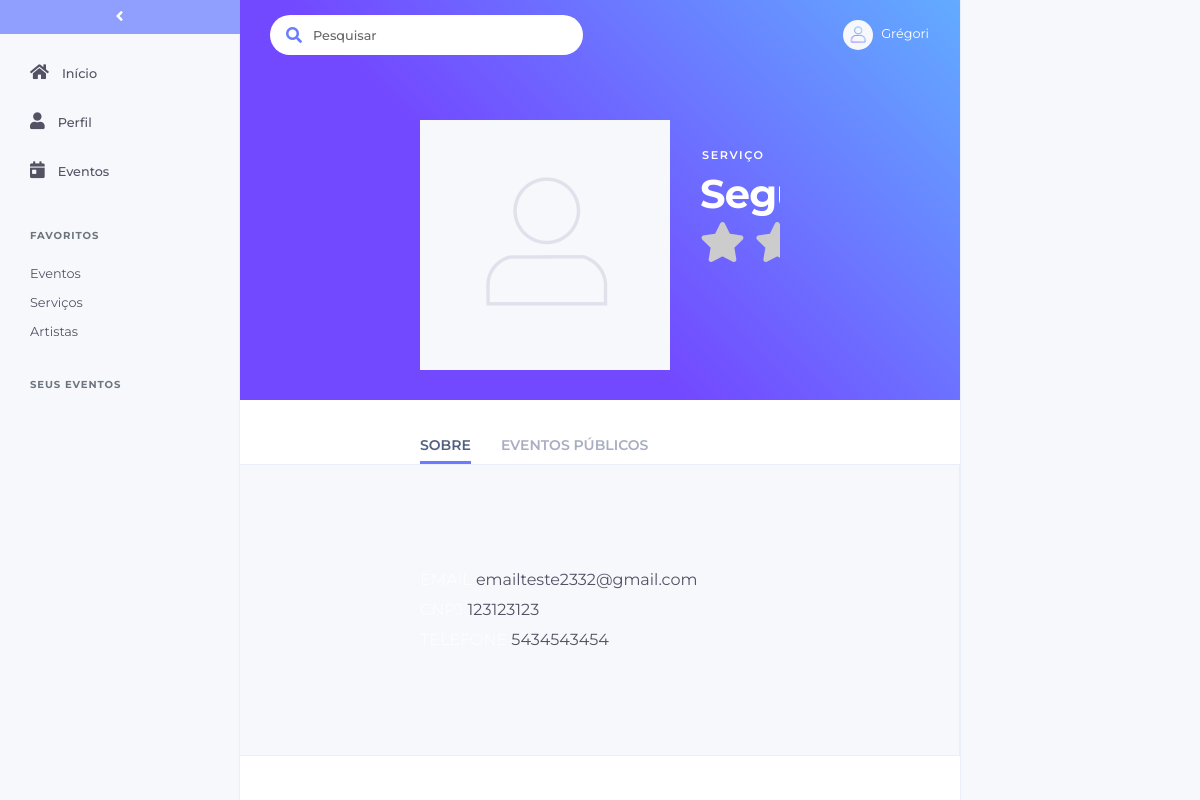
Before: /view/perfil_servico.php?servico=8 (signed in) with the older database file.
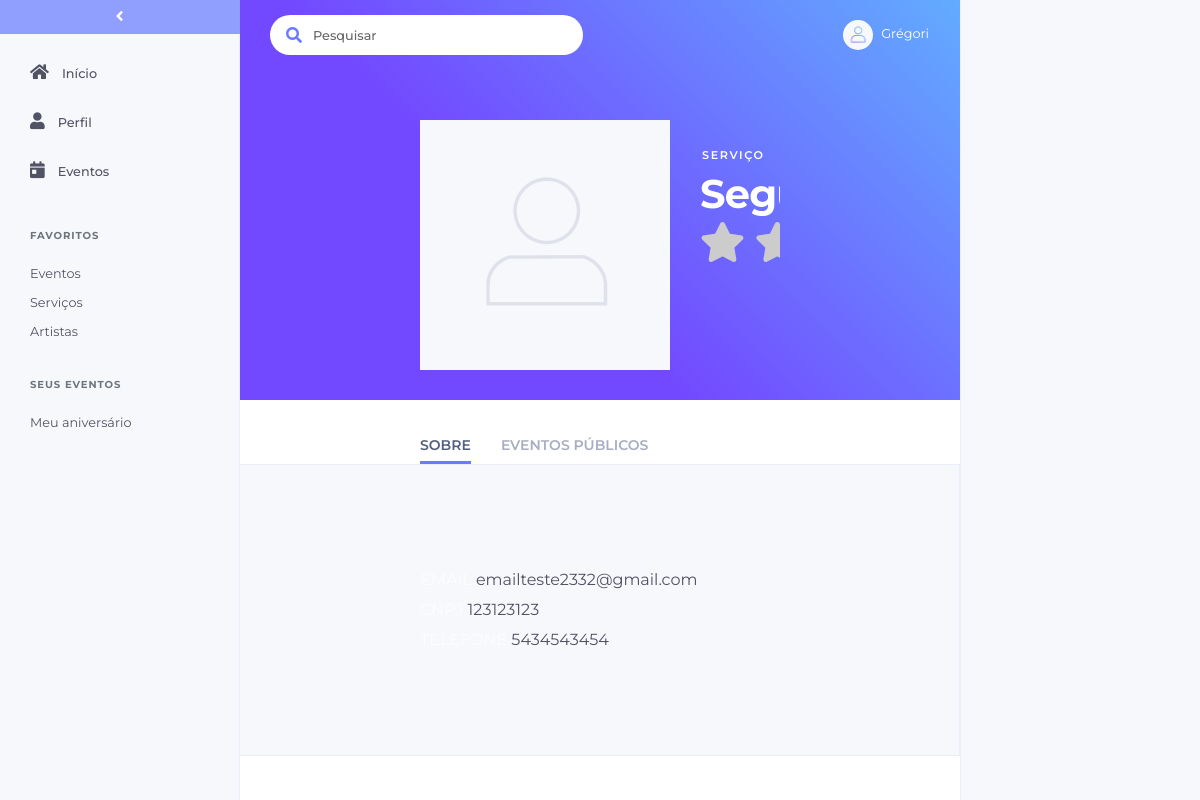
After: the same page with the newer database file.
### tables this page shows
CREATE TABLE `eventos` (
  `id` bigint(20) UNSIGNED NOT NULL,
  `idUsuario` bigint(20) NOT NULL,
  `nome` varchar(191) NOT NULL,
  `descricao` varchar(2000) DEFAULT NULL,
  `idEstabelecimento` int(11) DEFAULT '0',
  `status` int(11) NOT NULL DEFAULT '0',
  `imagem` varchar(2000) NOT NULL DEFAULT 'no-image.png',
  `visitas` int(11) NOT NULL DEFAULT '0'
);

### autoload.php (called while the page is built, shortened)
<?php
function autoload($classe)
{
    $classe = lcfirst($classe);
    $classe2 = lcfirst(substr($classe, 0,8));
    $classe3 = lcfirst(substr($classe, 8));
    $classe4 = lcfirst(substr($classe, 0,6));
    $classe5 = lcfirst(substr($classe, 6));
}

### modelo/database.class.php (called while the page is built, shortened)
<?php
include_once '../autoload.php';
class Database{
    protected static $conn;
    private function __construct()
    {
        try
        {
            self::$conn = new PDO("mysql:host=". Config::HOST_NAME."; dbname=".Config::DATABASE_NAME, Config::DATABASE_USER_NAME, Config::DATABASE_PASSWORD);
            self::$conn->setAttribute(PDO::ATTR_ERRMODE, PDO::ERRMODE_EXCEPTION);
            self::$conn->exec('SET NAMES utf8');
        }
        catch (PDOException $e)
        {
            $email = new Email();
            die("Connection Error: " . $e->getMessage());
        }
    }
    public static function conectar()
    {
        return self::$conn;
    }
}

### controle/controle.evento.class.php (called while the page is built, shortened)
<?php
class ControleEvento extends ControleBase {
    private $evento;
    public function __construct() {
        $this->evento = new Evento();
    }
    public function controleAcao($acao,$param=null,$param2=null){
        switch ($acao) {
            default:
                return parent::controleAcao($acao,$param,$param2);
                break;
        }
    }
    protected function listarTodos($param=null, $param2){
        return $this->evento->listarTodos($param, $param2);
    }
}

### modelo/evento.class.php (called while the page is built, shortened)
<?php
class Evento implements ibaseModelo{
    private $id;
    private $nome;
    private $conn;
    public function getId() {
        return $this->id;
    }
    public function getNome() {
        return $this->nome;
    }
    public function __construct() {
        $this->conn = Database::conectar();
    }
    public function listarTodos($nome=null, $idUsuario){
        try{
            if(!is_null($nome)){
                $query="SELECT id,nome,descricao,idEstabelecimento,status,idUsuario,imagem FROM eventos WHERE idUsuario = :idUsuario AND nome LIKE :nome";
            }else{
                $query="SELECT id,nome,descricao,idEstabelecimento,status,idUsuario,imagem FROM eventos WHERE idUsuario = :idUsuario";
            }
            $this->stmt= $this->conn->prepare($query);
            if(!is_null($nome))$this->stmt->bindValue(':nome', '%'.$nome.'%', PDO::PARAM_STR);
            if(!is_null($idUsuario))$this->stmt->bindValue(':idUsuario', $idUsuario, PDO::PARAM_STR);
            if($this->stmt->execute()){
                $eventos = $this->stmt->fetchAll(PDO::FETCH_CLASS,"Evento");
            }
            return $eventos;
        } catch(PDOException $e) {
            echo "<div class='alert alert-danger'>".$e->getMessage()."</div>";
            return null;
        }
    }
}

### controle/controle.base.class.php (called while the page is built, shortened)
<?php
abstract class ControleBase {
    public function controleAcao($acao,$param=null, $param2=null) {
        switch ($acao) {
             case "listarTodos":
                return $this->listarTodos($param, $param2);
                break;
            case "listarUnico":
                return $this->listarUnico($param);
                break;
            case "listarRelacionado":
                return $this->listarRelacionado($param);
                break;
        }
    }
}
?>

### view/perfil_servico.php (the view, shortened to what the changed rows need)
<?php
    include_once '../autoload.php';
?>
<!DOCTYPE html>
<html>
<?php
include_once('include/head.php');
?>
<body>
        <div class="wrapper">
        <?php
        include_once('include/sidebar.php');
        ?>
    </div>
</body>
</html>

### view/include/sidebar.php (shortened to what the changed rows need)
<?php
	if (isset($_SESSION['usuario'])) {
		$seusEventosControle = new ControleEvento();
		$seusEventos = array();
		$seusEventos = $seusEventosControle->controleAcao("listarTodos", '', $_SESSION['id']);
	}
?>
<nav id="sidebar">
            <ul class="list-unstyled components">
                <?php
                	if (isset($seusEventos)) {
                		foreach ($seusEventos as $sevs) {
                			$eventoSelecionado = '';
                			echo "<a href='form_evento.php?evento=".$sevs->getId()."' class='sidebar-evento ".$eventoSelecionado."'>
					<div class='paginaAtiva paginaAtiva-menor'></div>
					<li class='li-menor'>
                    	<div>".$sevs->getNome()."</div>
                	</li>
                </a>";
                		}
                	}
                ?>
            </ul>
        </nav>

Changed rows visible on the page:
added eventos: nome "Meu aniversário"
